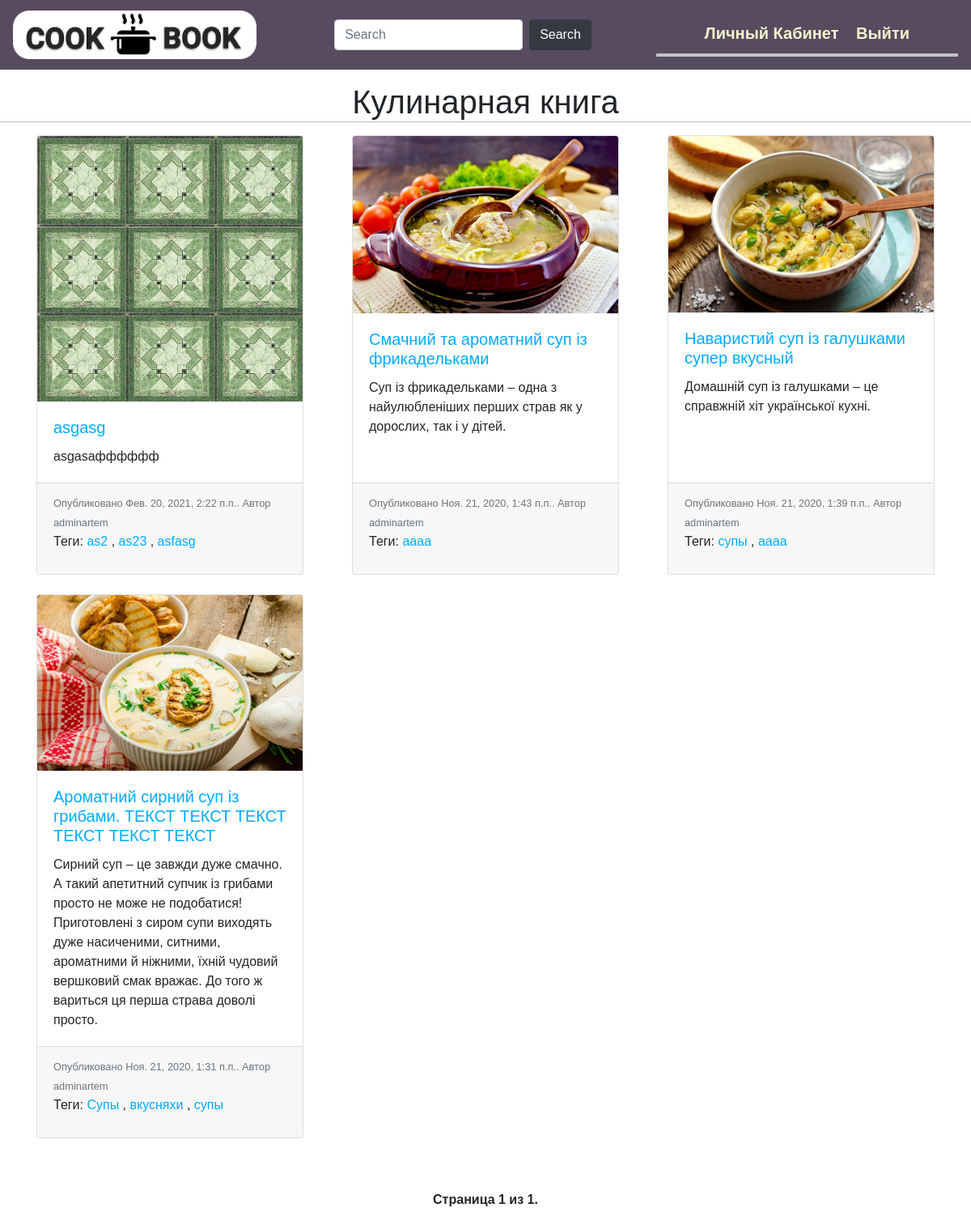
The app's page / (signed in) with its own data.
### blog/models.py (models this page shows, shortened)
class Post(models.Model):
    STATUS_CHOICES = (
        ('draft', 'Draft'),
        ('published', 'Published'),
    )
    title = models.CharField(max_length=250, verbose_name='Название поста')
    slug = models.SlugField(max_length=250, unique_for_date='publish')
    author = models.ForeignKey(User, on_delete=models.CASCADE, related_name='blog_posts', verbose_name='Автор')
    short_description = models.CharField(max_length=400, verbose_name='Краткое описание')
    publish = models.DateTimeField(default=timezone.now, verbose_name='Дата публикации')
    created = models.DateTimeField(auto_now_add=True, verbose_name='Дата создания')
    updated = models.DateTimeField(auto_now=True, verbose_name='Дата изменения')
    status = models.CharField(max_length=10, choices=STATUS_CHOICES, default='draft', verbose_name='Статус публикации')
    image = models.ImageField(upload_to='product_images/', blank=False, verbose_name='Изображение')
    tags=TaggableManager()
    favourite = models.ManyToManyField(User, related_name='fav_posts', blank=True)
    class Meta:
        ordering = ('-publish',)
    def get_absolute_url(self):
        return reverse('blog:post_detail',
                       args=[self.id,
                             self.publish.year,
                             self.publish.month,
                             self.publish.day,
                             self.slug])

### blog/views.py (the view)
# urls.py: path('', views.post_list, name='post_list'),
def post_list(request,tag_slug=None):
    search_form=SearchForm()
    query=None
    if 'query' in request.GET:
        search_form = SearchForm(request.GET)
        if search_form.is_valid():
            query=search_form.cleaned_data['query']
            try:
                object_list=Post.objects.filter(title__contains=query,status='published')
            except:
                object_list=None
    else:
        object_list = Post.objects.filter(status='published')
    tag=None
    if tag_slug:
        tag=get_object_or_404(Tag,
                      slug=tag_slug)
        object_list=object_list.filter(
            tags__in=[tag])
    paginator=Paginator(object_list,6)
    page=request.GET.get('page')
    try:
        posts=paginator.page(page)
    except PageNotAnInteger:
        posts=paginator.page(1)
    except EmptyPage:
        posts=paginator.page(paginator.num_pages)
    return render(request,'blog/post/list.html',
                  {'page':page,
                   'posts':posts,
                   'tag':tag,
                   'search_form':search_form})

### blog/forms.py
class SearchForm(forms.Form):
    query=forms.CharField(widget=forms.TextInput(attrs={
        'class':'form-control mr-sm-2',
        'type':'search',
        'placeholder':'Search',
        'aria-label':'Search'
    }))

### blog/templates/blog/post/list.html (shortened to what this page needs)
{%extends 'blog/base.html'%}
{% block search_form %}
        <form class="form-inline my-2 my-lg-0 search-form">
            {{ search_form }}
            <button class="btn btn-dark my-2 my-sm-0" type="submit">Search</button>
        </form>
{% endblock %}
{%block content%}
    <h1 class="title text-center my-3">Кулинарная книга</h1>
    <div class="container">
        <div class="card-deck">
            <div class="row row-cols-3 row-cols-md-3">
                {% for post in posts %}
                        <div class="col mb-4" >
                            <div class="card" style="height: 100%">
                                <a href="{{ post.get_absolute_url }}">
                                    <img src="{{ MEDIA_URL }}{{ post.image.url }}" class="card-img-top" alt="...">
                                </a>
                                <div class="card-body">
                                    <a href="{{ post.get_absolute_url }}">
                                        <h5 class="card-title">{{ post.title }}</h5 >
                                    </a>
                                    <p class="card-text">{{ post.short_description }}</p>
                                </div>
                                <div class="card-footer">
                                    <small class="text-muted">Опубликовано {{ post.publish }}. Автор {{ post.author }}</small>
                                    <p> Теги:
                                        {% for tag in post.tags.all %}
                                            <a href="{%  url "blog:post_list_by_tag" tag.slug  %}">
                                                {{ tag.name }}
                                            </a>
                                            {% if not forloop.last %}
                                                ,
                                            {% endif %}
                                        {% endfor %}
                                    </p>
                                </div>
                            </div>
                        </div>
                {% endfor %}
            </div>
        </div>
    {% include 'paginations.html' with page=posts %}
    </div>
{%endblock%}

### blog/static/css/style.css (style rules this page uses)
body { margin: 0; padding: 0; font-family:helvetica, sans-serif; }
a { color: #00abff; }
h1 { font-weight:normal; border-bottom: 1px solid #bbb; text-decoration: none; }

### records on screen
Post: image (picture), title "asgasg", short_description "asgasaфффффф", publish "Фев. 20, 2021, 2:22 п.п.", author "adminartem"
Tag: name "as2"
Tag: name "as23"
Tag: name "asfasg"
Post: image (picture), title "Смачний та ароматний суп із фрикадельками", short_description "Суп із фрикадельками – одна з найулюбленіших перших страв як у дорослих, так і у дітей.", publish "Ноя. 21, 2020, 1:43 п.п.", author "adminartem"
Tag: name "aaaa"
Post: image (picture), title "Наваристий суп із галушками супер вкусный", short_description "Домашній суп із галушками – це справжній хіт української кухні.", publish "Ноя. 21, 2020, 1:39 п.п.", author "adminartem"
Tag: name "супы"
Post: image (picture), title "Ароматний сирний суп із грибами. ТЕКСТ ТЕКСТ ТЕКСТ ТЕКСТ ТЕКСТ ТЕКСТ", short_description "Сирний суп – це завжди дуже смачно. А такий апетитний супчик із грибами просто не може не подобатися! Приготовлені з сиром супи виходять дуже насиченими, ситними, ароматними й ніжними, їхній чудовий вершковий смак вражає. До того ж вариться ця перша страва доволі просто.", publish "Ноя. 21, 2020, 1:31 п.п.", author "adminartem"
Tag: name "Супы"
Tag: name "вкусняхи"

### other values on screen
{{ page.number }} "1"
{{ page.paginator.num_pages }} "1"
